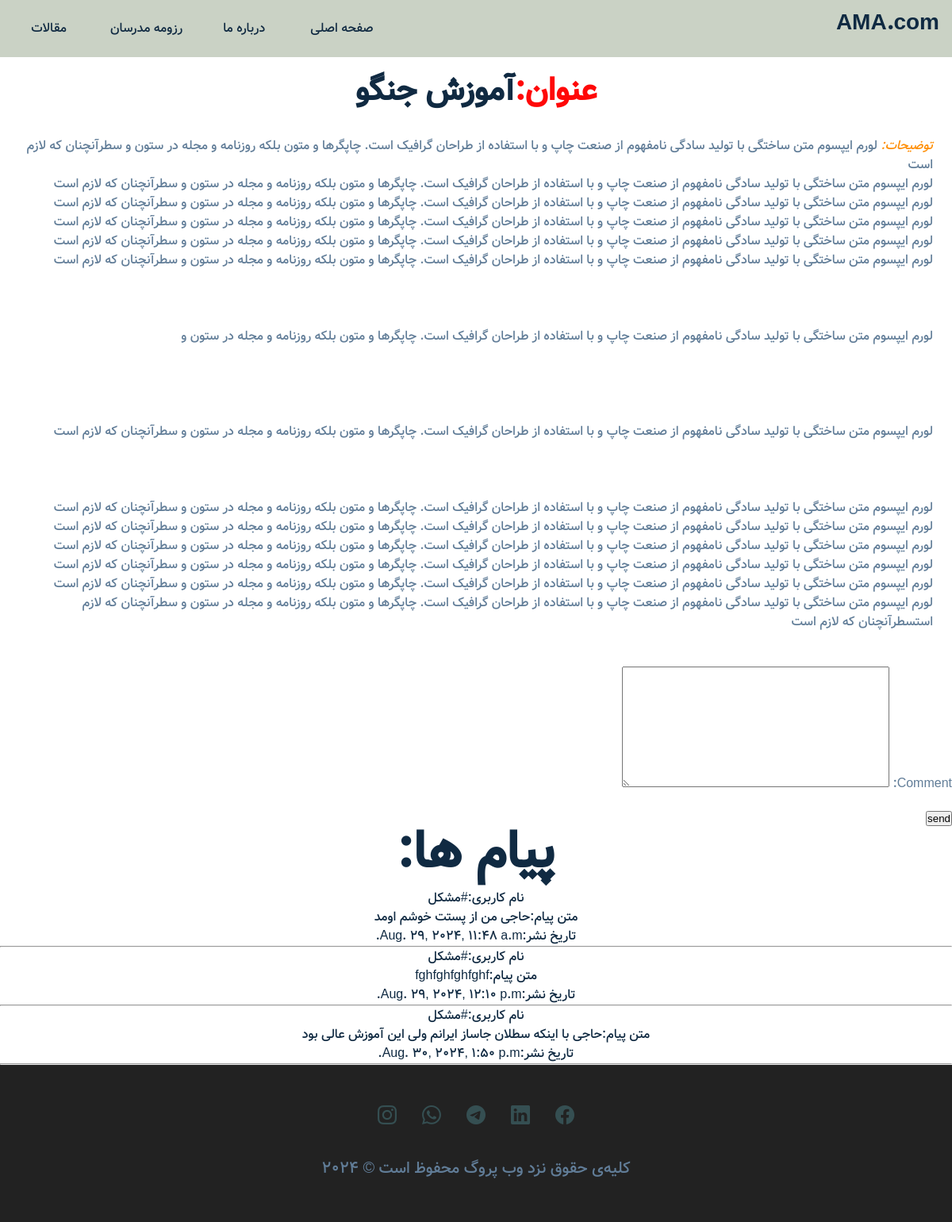
/post-1/1/, run on the app's committed database.
### blog/models.py (models this page shows, shortened)
class Post(models.Model):
    STATUS_D = (
        ('draft','Draft'),
        ('published','Published'),
    )
    author = models.ForeignKey(User,on_delete=models.CASCADE,related_name="user_model1",null=True)
    pic_author = models.ImageField(upload_to='upload_author/',null=True)
    title = models.CharField(max_length=25,unique=True)
    slug = models.SlugField(max_length=25,unique=True)
    body = models.TextField()
    status = models.CharField(max_length=10,choices=STATUS_D,default='draft')
    pic = models.ImageField(upload_to='upload/',null=True)
    created = models.DateTimeField(auto_now_add=True,null=True)
    updated = models.DateTimeField(auto_now=True,null=True)
    def active_comment(self):
        return self.comment_user.filter(active = True)

class model_comment(models.Model):
    post = models.ForeignKey(Post,models.CASCADE,related_name='comment_user',null=True)
    comment = models.TextField()
    active = models.BooleanField(default=False)
    created = models.DateTimeField(auto_now_add=True,null=True)

### blog/views.py (the view)
# urls.py: path('<str:slug>/<int:id>/',views.detailes,name="detailes"),
def detailes(request,slug,id):
    post = get_object_or_404(models.Post,slug=slug,id=id,status='published')
    comment = models.model_comment.objects.filter(post=post)
    new_comment = None
    comment_form = forms.Comment_Form()
    if request.method == 'POST':
        comment_form = forms.Comment_Form(data=request.POST)
        if comment_form.is_valid():
            new_comment = comment_form.save(commit=False)
            new_comment.post = post
            new_comment.save()
    amir={
        "post":post,
        'new_comment':new_comment,
        'comment_form':comment_form,
        'comment':comment,
    }
    return render(request,'detailes.html',context=amir)

### blog/forms.py
class Comment_Form(forms.ModelForm):
    class Meta:
        model = models.model_comment
        fields = ('comment',)

### blog/templates/detailes.html (shortened to what this page needs)
{% extends "base.html" %}
{%load static%}
{%block content%}
    <div>
        <br>
        <h2 style="text-align: center;"><b style="color: rgb(255, 8, 8);">عنوان:</b>{{post.title}}</h2>
        <p style="padding: 2%;">
            <i style="color: rgb(255, 142, 5); ">توضیحات:</i>
            {{post.body|linebreaksbr}}
        </p>
        <p>
        {%if new_comment%}
            <span>
                در حال تایید
            </span>
        {%else%}
            <form method="post">
                {{comment_form.as_p}}
                <input type="submit" value="send">
            </form>
        {%endif%}
        <div style="text-align: center;">
            <article>
                <h1>پیام ها:</h1>
                {%for c in post.active_comment%}
                    <span>
                        نام کاربری:#مشکل
                        <br>
                        متن پیام:{{c.comment}}
                        <br>
                        تاریخ نشر:{{c.created}}
                        <br>
                        <hr>
                {% endfor %}
            </article>
        </div>
    </div>
{%endblock%}

### blog/static/css/styles.css (style rules this page uses)
:root { --clr-primary-1: #2f3e46; --clr-primary-2: #354f52; --clr-primary-3: #52796f; --clr-primary-4: #84a98c; --clr-primary-5: #cad2c5; --clr-grey-1: #102a42; --clr-grey-2: #617d98; --clr-grey-3: rgb(241, 245, 248); --clr-white: #fff; --ff-primary: "vazir", sans-serif; --transition: all 0.3s linear; --radius: 0.5rem; --light-shadow: 0 5px 15px rgba(0, 0, 0, 0.1); --dark-shadow: 0 5px 15px rgba(0, 0, 0, 0.2); --max-width: 1170px; }
body { font-family: var(--ff-primary); background: var(--clr-white); color: var(--clr-grey-1); line-height: 1.5; font-size: 0.875rem; }
h1, h2, h3, h4 { line-height: 1.25; margin-bottom: 0.75rem; font-family: var(--ff-primary); }
h1 { font-size: 3rem; }
h2 { font-size: 2rem; }
p { margin-bottom: 1.25rem; color: var(--clr-grey-2); }
@media screen and (min-width: 800px) { h1 { font-size: 4rem; } }
@media screen and (min-width: 800px) { h2 { font-size: 2.5rem; } }
@media screen and (min-width: 800px) { body { font-size: 1rem; } }
@media screen and (min-width: 800px) { h1, h2, h3, h4 { line-height: 1; } }

### data on the page
Post: title "آموزش جنگو", body "لورم ایپسوم متن ساختگی با تولید سادگی نامفهوم از صنعت چاپ و با استفاده از طراحان گرافیک است. چاپگرها و متون بلکه روزنامه و مجله در ستون و سطرآنچنان که لازم است لورم ایپسوم متن ساختگی با تولید سادگی نامفهوم از صنعت چاپ و با استفاده از طراحان گرافیک است. چاپگرها و متون بلکه روزنامه و مجله در ستون و سطرآنچنان که لازم است لورم ایپسوم متن ساختگی با تولید سادگی نامفهوم از صنعت چاپ و با استفاده از طراحان گرافیک است. چاپگرها و متون بلکه روزنامه و مجله در ستون و سطرآنچنان که لازم است لورم ایپسوم متن ساختگی با تولید سادگی نامفهوم از صنعت چاپ و با استفاده از طراحان گرافیک است. چاپگرها و متون بلکه روزنامه و مجله در ستون و سطرآنچنان که لازم است لورم ایپسوم متن ساختگی با تولید سادگی نامفهوم از صنعت چاپ و…"
model_comment: comment "حاجی من از پستت خوشم اومد", created "Aug. 29, 2024, 11:48 a.m."
model_comment: comment "fghfghfghfghf", created "Aug. 29, 2024, 12:10 p.m."
model_comment: comment "حاجی با اینکه سطلان جاساز ایرانم ولی این آموزش عالی بود", created "Aug. 30, 2024, 1:50 p.m."
